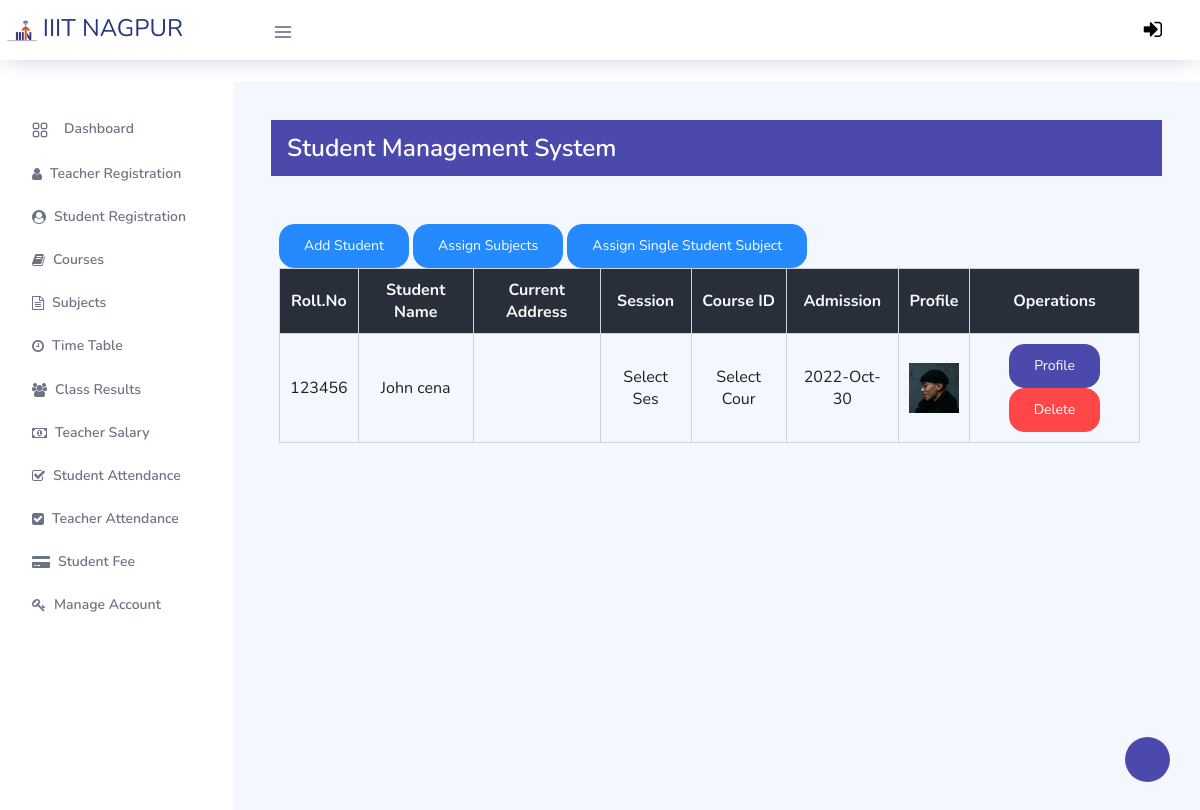
The page /Admin/student.php (signed in) on the database its author committed.
### tables this page shows
CREATE TABLE `student_info` (
  `roll_no` varchar(20) NOT NULL,
  `first_name` varchar(30) NOT NULL,
  `middle_name` varchar(30) NOT NULL,
  `last_name` varchar(30) NOT NULL,
  `father_name` varchar(30) NOT NULL,
  `email` varchar(30) NOT NULL,
  `mobile_no` varchar(11) NOT NULL,
  `course_code` varchar(11) NOT NULL,
  `session` varchar(10) NOT NULL,
  `profile_image` varchar(100) NOT NULL,
  `prospectus_issued` varchar(10) NOT NULL,
  `prospectus_amount` varchar(10) NOT NULL,
  `form_b` varchar(20) NOT NULL,
  `applicant_status` varchar(20) NOT NULL,
  `application_status` varchar(20) NOT NULL,
  `cnic` varchar(15) NOT NULL,
  `dob` varchar(10) NOT NULL,
  `other_phone` varchar(11) NOT NULL,
  `gender` varchar(10) NOT NULL,
  `permanent_address` varchar(150) NOT NULL,
  `current_address` varchar(150) NOT NULL,
  `place_of_birth` varchar(150) NOT NULL,
  `matric_complition_date` varchar(10) NOT NULL,
  `matric_awarded_date` varchar(10) NOT NULL,
  `matric_certificate` varchar(100) NOT NULL,
  `fa_complition_date` varchar(10) NOT NULL,
  `fa_awarded_date` varchar(10) NOT NULL,
  `fa_certificate` varchar(100) NOT NULL,
  `ba_complition_date` varchar(10) NOT NULL,
  `ba_awarded_date` varchar(10) NOT NULL,
  `ba_certificate` varchar(100) NOT NULL,
  `semester` int(11) NOT NULL,
  `total_marks` int(11) NOT NULL,
  `obtain_marks` int(11) NOT NULL,
  `state` varchar(20) NOT NULL,
  `admission_date` timestamp NOT NULL DEFAULT current_timestamp() ON UPDATE current_timestamp()
);

### Admin/student.php (the view, shortened to what this page needs)
<?php
		require_once "../connection/connection.php";
	?>
		<?php include('../common/common-header.php') ?>
		<div class="content-wrapper">
			<div class="sub-main">
				<div style="align-items: center;" class="text-center bg-primary d-flex flex-wrap flex-md-nowrap pt-3 pb-2 mb-3 text-white admin-dashboard pl-3">
					<div class="d-flex">
						<h3 class="mr-5">Student Management System </h2>
					</div>
				</div>
				<div class="col-md-2 pt-3 w-100">
				</div>
				<div class="row w-100">
					<div class="col-md-12 ml-2">
						<section class="mt-3">
							<div class="row">
								<div class="col-md-12">
									<button type="button" class="btn btn-info ml-auto" data-toggle="modal" data-target=".bd-example-modal-lg">Add Student</button>
									<button type="button" class="btn btn-info ml-auto" data-toggle="modal" data-target=".bd-example-modal-lg1">Assign Subjects</button>
									<a class="btn btn-info" href="asign-single-student-subjects.php"> Assign Single Student Subject</a>
								</div>
							</div>
							<table class="w-100  pt-3 table-elements mb-5 table-hover table-bordered table-three-tr text-center" cellpadding="10">
								<tr class="table-tr-head table-three text-light bg-dark">
									<th>Roll.No</th>
									<th>Student Name</th>
									<th>Current Address</th>
									<th>Session</th>
									<th>Course ID</th>
									<th>Admission</th>
									<th>Profile</th>
									<th colspan="1">Operations</th>
								</tr>
								<?php
								$query="select first_name,middle_name,admission_date,last_name,current_address,session,roll_no,form_b ,profile_image,course_code from student_info";
								$run=mysqli_query($con,$query);
								while($row=mysqli_fetch_array($run)) {?>
									<tr>
										<td><?php echo $row["roll_no"] ?></td>
										<td><?php echo $row["first_name"]." ".$row["middle_name"]." ".$row["last_name"] ?></td>
										<td><?php echo $row["current_address"] ?></td>
										<td><?php echo $row["session"] ?></td>
										<td><?php echo $row["course_code"] ?></td>
										<td><?php echo date("Y-M-d",strtotime($row["admission_date"])); ?></td>
										<td><?php  $profile_image= $row["profile_image"] ?>
										<img height='50px' width='50px' src=<?php echo "images/$profile_image"  ?> >
										</td>
										<td width='170'>
											<?php
												echo "<a class='btn btn-primary' href=display-student.php?roll_no=".$row['roll_no'].">Profile</a>
												<a class='btn btn-danger' href=delete-function.php?roll_no=".$row['roll_no'].">Delete</a> "
											?>
										</td>
									</tr>
								<?php }
								?>
							</table>
						</section>
					</div>
				</div>
			</div>
		</div>
 	</div>
 	<?php include('../common/common-footer.php') ?>

### rows shown on the page
student_info: roll_no "123456", first_name "John", last_name "cena", session "Select Ses", course_code "Select Cour", admission_date "2022-Oct-30", profile_image (picture)
